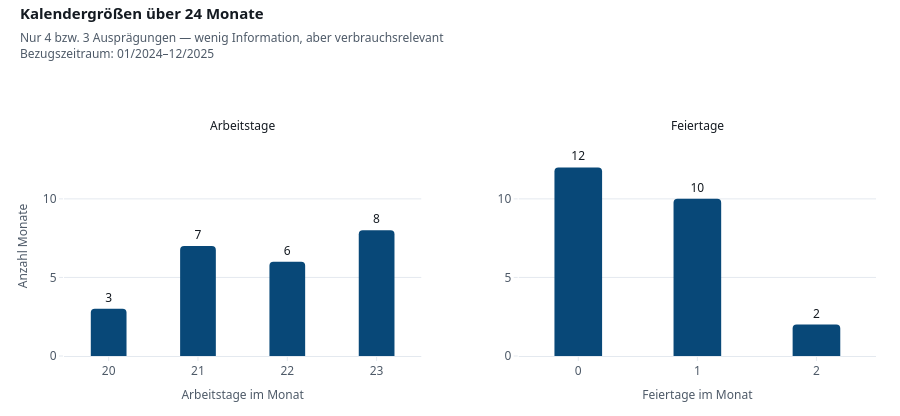

Write notebook code for a chart like this one.
### Markdown cell above
### 2.3 Kalender: `arbeitstage`, `feiertage_im_monat`, `monat_idx`

Kalendergrößen sind für alle Zähler gleich — sie variieren nur über die 24 Monate.

### Code cell
kalender = df.drop_duplicates("monat").sort_values("monat")

fig = make_subplots(rows=1, cols=2, horizontal_spacing=0.12,
                    subplot_titles=("Arbeitstage", "Feiertage"))
for spalte, spalte_nr in [("arbeitstage", 1), ("feiertage_im_monat", 2)]:
    zaehlung = kalender[spalte].value_counts().sort_index()
    fig.add_bar(x=zaehlung.index.astype(str), y=zaehlung.values, row=1, col=spalte_nr,
                marker_color=ci.SERIE[0], text=zaehlung.values, textposition="outside",
                width=0.4)
ci.stil(fig, "Kalendergrößen über 24 Monate",
         "Nur 4 bzw. 3 Ausprägungen — wenig Information, aber verbrauchsrelevant")
fig.update_yaxes(title_text="Anzahl Monate", row=1, col=1, range=[0, 14])
fig.update_yaxes(range=[0, 14], row=1, col=2)
fig.update_xaxes(title_text="Arbeitstage im Monat", row=1, col=1)
fig.update_xaxes(title_text="Feiertage im Monat", row=1, col=2)
fig.update_layout(showlegend=False, height=380)
ci.hover_pro_marke(fig)
ci.zeigen(fig)

kalender.set_index("monat")[["arbeitstage", "feiertage_im_monat", "stunden_im_monat"]].T

### Figure 1 — Plotly figure (JSON) as saved in the notebook; plotly's stock layout.template omitted (floating-point values rounded to 4 significant figures)
{"data": [{"cliponaxis": false, "marker": {"color": "#084878"}, "text": [3.0, 7.0, 6.0, 8.0], "textfont": {"family": "IBM Plex Sans, Segoe UI, sans-serif"}, "textposition": "outside", "type": "bar", "width": 0.4, "x": ["20", "21", "22", "23"], "xaxis": "x", "y": [3, 7, 6, 8], "yaxis": "y"}, {"cliponaxis": false, "marker": {"color": "#084878"}, "text": [12.0, 10.0, 2.0], "textfont": {"family": "IBM Plex Sans, Segoe UI, sans-serif"}, "textposition": "outside", "type": "bar", "width": 0.4, "x": ["0", "1", "2"], "xaxis": "x2", "y": [12, 10, 2], "yaxis": "y2"}], "layout": {"annotations": [{"font": {"color": "#141A21", "family": "IBM Plex Sans, Segoe UI, sans-serif", "size": 12}, "showarrow": false, "text": "Arbeitstage", "x": 0.22, "xanchor": "center", "xref": "paper", "y": 1, "yanchor": "bottom", "yref": "paper"}, {"font": {"color": "#141A21", "family": "IBM Plex Sans, Segoe UI, sans-serif", "size": 12}, "showarrow": false, "text": "Feiertage", "x": 0.78, "xanchor": "center", "xref": "paper", "y": 1, "yanchor": "bottom", "yref": "paper"}], "colorway": ["#084878", "#005E77", "#2F7A33", "#3E90C4", "#4E5A68", "#6CC0D2", "#04263F", "#8C99A7"], "font": {"color": "#141A21", "family": "IBM Plex Sans, Segoe UI, sans-serif", "size": 12}, "height": 416, "hovermode": "closest", "legend": {"font": {"color": "#4E5A68", "family": "IBM Plex Sans, Segoe UI, sans-serif", "size": 12}, "itemsizing": "constant", "orientation": "h", "title": {"text": ""}, "x": 0, "xanchor": "left", "y": 1.136, "yanchor": "bottom"}, "margin": {"b": 60, "t": 136}, "meta": {"sww": {"period": "01/2024–12/2025", "subtitle": "Nur 4 bzw. 3 Ausprägungen — wenig Information, aber verbrauchsrelevant", "title": "Kalendergrößen über 24 Monate"}}, "paper_bgcolor": "#FFFFFF", "plot_bgcolor": "#FFFFFF", "separators": ",.", "showlegend": false, "title": {"font": {"color": "#141A21", "family": "IBM Plex Sans, Segoe UI, sans-serif", "size": 15, "weight": 600}, "pad": {"l": 20}, "subtitle": {"font": {"color": "#4E5A68", "family": "IBM Plex Sans, Segoe UI, sans-serif", "size": 12}, "text": "Nur 4 bzw. 3 Ausprägungen — wenig Information, aber verbrauchsrelevant<br>Bezugszeitraum: 01/2024–12/2025"}, "text": "Kalendergrößen über 24 Monate", "x": 0, "xanchor": "left", "xref": "container", "y": 0.98, "yanchor": "top", "yref": "container"}, "xaxis": {"anchor": "y", "automargin": true, "domain": [0, 0.44], "separatethousands": true, "tickangle": 0, "tickfont": {"family": "IBM Plex Sans, Segoe UI, sans-serif"}, "tickformat": ",~g", "title": {"font": {"family": "IBM Plex Sans, Segoe UI, sans-serif"}, "text": "Arbeitstage im Monat"}}, "xaxis2": {"anchor": "y2", "automargin": true, "domain": [0.56, 1], "separatethousands": true, "tickangle": 0, "tickfont": {"family": "IBM Plex Sans, Segoe UI, sans-serif"}, "tickformat": ",~g", "title": {"font": {"family": "IBM Plex Sans, Segoe UI, sans-serif"}, "text": "Feiertage im Monat"}}, "yaxis": {"anchor": "x", "automargin": true, "domain": [0, 1], "range": [0, 14], "separatethousands": true, "tickfont": {"family": "IBM Plex Sans, Segoe UI, sans-serif"}, "title": {"font": {"family": "IBM Plex Sans, Segoe UI, sans-serif"}, "text": "Anzahl Monate"}}, "yaxis2": {"anchor": "x2", "automargin": true, "domain": [0, 1], "range": [0, 14], "separatethousands": true, "tickfont": {"family": "IBM Plex Sans, Segoe UI, sans-serif"}, "title": {"font": {"family": "IBM Plex Sans, Segoe UI, sans-serif"}}}}}
